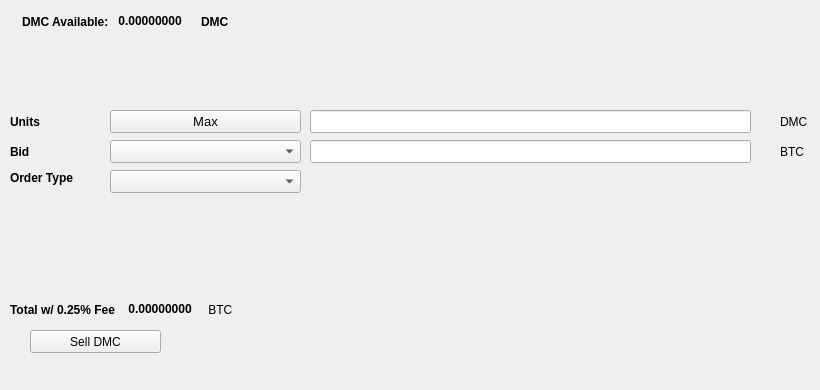
   <widget class="QWidget" name="SellTab">
    <attribute name="title">
     <string>Sell</string>
    </attribute>
    <widget class="QLabel" name="label_16">
     <property name="geometry">
      <rect>
       <x>780</x>
       <y>140</y>
       <width>31</width>
       <height>23</height>
      </rect>
     </property>
     <property name="text">
      <string>BTC</string>
     </property>
    </widget>
    <widget class="QComboBox" name="SellBidcomboBox">
     <property name="geometry">
      <rect>
       <x>110</x>
       <y>140</y>
       <width>191</width>
       <height>23</height>
      </rect>
     </property>
     <property name="font">
      <font>
       <pointsize>10</pointsize>
      </font>
     </property>
    </widget>
    <widget class="QLabel" name="label_18">
     <property name="geometry">
      <rect>
       <x>10</x>
       <y>110</y>
       <width>46</width>
       <height>23</height>
      </rect>
     </property>
     <property name="font">
      <font>
       <weight>75</weight>
       <bold>true</bold>
      </font>
     </property>
     <property name="text">
      <string>Units</string>
     </property>
    </widget>
    <widget class="QPushButton" name="Sell_Max_Amount">
     <property name="geometry">
      <rect>
       <x>110</x>
       <y>110</y>
       <width>191</width>
       <height>23</height>
      </rect>
     </property>
     <property name="font">
      <font>
       <pointsize>10</pointsize>
      </font>
     </property>
     <property name="text">
      <string>Max</string>
     </property>
    </widget>
    <widget class="QLabel" name="label_20">
     <property name="geometry">
      <rect>
       <x>10</x>
       <y>170</y>
       <width>91</width>
       <height>16</height>
      </rect>
     </property>
     <property name="font">
      <font>
       <weight>75</weight>
       <bold>true</bold>
      </font>
     </property>
     <property name="text">
      <string>Order Type</string>
     </property>
    </widget>
    <widget class="QComboBox" name="SellOrdertypeCombo">
     <property name="geometry">
      <rect>
       <x>110</x>
       <y>170</y>
       <width>191</width>
       <height>23</height>
      </rect>
     </property>
     <property name="font">
      <font>
       <pointsize>10</pointsize>
      </font>
     </property>
    </widget>
    <widget class="QLabel" name="label_21">
     <property name="geometry">
      <rect>
       <x>10</x>
       <y>140</y>
       <width>46</width>
       <height>23</height>
      </rect>
     </property>
     <property name="font">
      <font>
       <weight>75</weight>
       <bold>true</bold>
      </font>
     </property>
     <property name="text">
      <string>Bid</string>
     </property>
    </widget>
    <widget class="QLabel" name="label_22">
     <property name="geometry">
      <rect>
       <x>780</x>
       <y>110</y>
       <width>31</width>
       <height>23</height>
      </rect>
     </property>
     <property name="text">
      <string>DMC</string>
     </property>
    </widget>
    <widget class="QLineEdit" name="UnitsInputDMC">
     <property name="geometry">
      <rect>
       <x>310</x>
       <y>110</y>
       <width>441</width>
       <height>23</height>
      </rect>
     </property>
     <property name="font">
      <font>
       <pointsize>9</pointsize>
       <weight>75</weight>
       <bold>true</bold>
      </font>
     </property>
    </widget>
    <widget class="QLineEdit" name="SellBidPriceEdit">
     <property name="geometry">
      <rect>
       <x>310</x>
       <y>140</y>
       <width>441</width>
       <height>23</height>
      </rect>
     </property>
     <property name="font">
      <font>
       <pointsize>9</pointsize>
       <weight>75</weight>
       <bold>true</bold>
      </font>
     </property>
    </widget>
    <widget class="QPushButton" name="SellDMCBTN">
     <property name="geometry">
      <rect>
       <x>30</x>
       <y>330</y>
       <width>131</width>
       <height>23</height>
      </rect>
     </property>
     <property name="text">
      <string>Sell DMC</string>
     </property>
     <property name="icon">
      <iconset resource="../dmtc">
       <normaloff>:/icons/bitcoin</normaloff>:/icons/bitcoin</iconset>
     </property>
    </widget>
    <widget class="QWidget" name="layoutWidget3">
     <property name="geometry">
      <rect>
       <x>22</x>
       <y>12</y>
       <width>258</width>
       <height>19</height>
      </rect>
     </property>
     <layout class="QHBoxLayout" name="horizontalLayout">
      <item>
       <widget class="QLabel" name="label232_2">
        <property name="font">
         <font>
          <weight>75</weight>
          <bold>true</bold>
         </font>
        </property>
        <property name="text">
         <string>DMC Available:</string>
        </property>
       </widget>
      </item>
      <item>
       <widget class="QLabel" name="DMCAvailableLabel">
        <property name="palette">
         <palette>
          <active>
           <colorrole role="WindowText">
            <brush brushstyle="SolidPattern">
             <color alpha="255">
              <red>0</red>
              <green>0</green>
              <blue>0</blue>
             </color>
            </brush>
           </colorrole>
           <colorrole role="Button">
            <brush brushstyle="SolidPattern">
             <color alpha="255">
              <red>0</red>
              <green>170</green>
              <blue>0</blue>
             </color>
            </brush>
           </colorrole>
           <colorrole role="Light">
            <brush brushstyle="SolidPattern">
             <color alpha="255">
              <red>0</red>
              <green>255</green>
              <blue>0</blue>
             </color>
            </brush>
           </colorrole>
           <colorrole role="Midlight">
            <brush brushstyle="SolidPattern">
             <color alpha="255">
              <red>0</red>
              <green>212</green>
              <blue>0</blue>
             </color>
            </brush>
           </colorrole>
           <colorrole role="Dark">
            <brush brushstyle="SolidPattern">
             <color alpha="255">
              <red>0</red>
              <green>85</green>
              <blue>0</blue>
             </color>
            </brush>
           </colorrole>
           <colorrole role="Mid">
            <brush brushstyle="SolidPattern">
             <color alpha="255">
              <red>0</red>
              <green>113</green>
              <blue>0</blue>
             </color>
            </brush>
           </colorrole>
           <colorrole role="Text">
            <brush brushstyle="SolidPattern">
             <color alpha="255">
              <red>0</red>
              <green>170</green>
              <blue>0</blue>
             </color>
            </brush>
           </colorrole>
           <colorrole role="BrightText">
            <brush brushstyle="SolidPattern">
             <color alpha="255">
              <red>255</red>
              <green>255</green>
              <blue>255</blue>
             </color>
            </brush>
           </colorrole>
           <colorrole role="ButtonText">
            <brush brushstyle="SolidPattern">
             <color alpha="255">
              <red>0</red>
              <green>0</green>
              <blue>0</blue>
             </color>
            </brush>
           </colorrole>
           <colorrole role="Base">
            <brush brushstyle="SolidPattern">
             <color alpha="255">
              <red>255</red>
              <green>255</green>
              <blue>255</blue>
             </color>
            </brush>
           </colorrole>
           <colorrole role="Window">
            <brush brushstyle="SolidPattern">
             <color alpha="255">
              <red>0</red>
              <green>170</green>
              <blue>0</blue>
             </color>
            </brush>
           </colorrole>
           <colorrole role="Shadow">
            <brush brushstyle="SolidPattern">
             <color alpha="255">
              <red>0</red>
              <green>0</green>
              <blue>0</blue>
             </color>
            </brush>
           </colorrole>
           <colorrole role="AlternateBase">
            <brush brushstyle="SolidPattern">
             <color alpha="255">
              <red>127</red>
              <green>212</green>
              <blue>127</blue>
             </color>
            </brush>
           </colorrole>
           <colorrole role="ToolTipBase">
            <brush brushstyle="SolidPattern">
             <color alpha="255">
              <red>255</red>
              <green>255</green>
              <blue>220</blue>
             </color>
            </brush>
           </colorrole>
           <colorrole role="ToolTipText">
            <brush brushstyle="SolidPattern">
             <color alpha="255">
              <red>0</red>
              <green>0</green>
              <blue>0</blue>
             </color>
            </brush>
           </colorrole>
          </active>
          <inactive>
           <colorrole role="WindowText">
            <brush brushstyle="SolidPattern">
             <color alpha="255">
              <red>0</red>
              <green>0</green>
              <blue>0</blue>
             </color>
            </brush>
           </colorrole>
           <colorrole role="Button">
            <brush brushstyle="SolidPattern">
             <color alpha="255">
              <red>0</red>
              <green>170</green>
              <blue>0</blue>
             </color>
            </brush>
           </colorrole>
           <colorrole role="Light">
            <brush brushstyle="SolidPattern">
             <color alpha="255">
              <red>0</red>
              <green>255</green>
              <blue>0</blue>
             </color>
            </brush>
           </colorrole>
           <colorrole role="Midlight">
            <brush brushstyle="SolidPattern">
             <color alpha="255">
              <red>0</red>
              <green>212</green>
              <blue>0</blue>
             </color>
            </brush>
           </colorrole>
           <colorrole role="Dark">
            <brush brushstyle="SolidPattern">
             <color alpha="255">
              <red>0</red>
              <green>85</green>
              <blue>0</blue>
             </color>
            </brush>
           </colorrole>
           <colorrole role="Mid">
            <brush brushstyle="SolidPattern">
             <color alpha="255">
              <red>0</red>
              <green>113</green>
              <blue>0</blue>
             </color>
            </brush>
           </colorrole>
           <colorrole role="Text">
            <brush brushstyle="SolidPattern">
             <color alpha="255">
              <red>0</red>
              <green>170</green>
              <blue>0</blue>
             </color>
            </brush>
           </colorrole>
           <colorrole role="BrightText">
            <brush brushstyle="SolidPattern">
             <color alpha="255">
              <red>255</red>
              <green>255</green>
              <blue>255</blue>
             </color>
            </brush>
           </colorrole>
           <colorrole role="ButtonText">
            <brush brushstyle="SolidPattern">
             <color alpha="255">
              <red>0</red>
              <green>0</green>
              <blue>0</blue>
             </color>
            </brush>
           </colorrole>
           <colorrole role="Base">
            <brush brushstyle="SolidPattern">
             <color alpha="255">
              <red>255</red>
              <green>255</green>
              <blue>255</blue>
             </color>
            </brush>
           </colorrole>
           <colorrole role="Window">
            <brush brushstyle="SolidPattern">
             <color alpha="255">
              <red>0</red>
              <green>170</green>
              <blue>0</blue>
             </color>
            </brush>
           </colorrole>
           <colorrole role="Shadow">
            <brush brushstyle="SolidPattern">
             <color alpha="255">
              <red>0</red>
              <green>0</green>
              <blue>0</blue>
             </color>
            </brush>
           </colorrole>
           <colorrole role="AlternateBase">
            <brush brushstyle="SolidPattern">
             <color alpha="255">
              <red>127</red>
              <green>212</green>
              <blue>127</blue>
             </color>
            </brush>
           </colorrole>
           <colorrole role="ToolTipBase">
            <brush brushstyle="SolidPattern">
             <color alpha="255">
              <red>255</red>
              <green>255</green>
              <blue>220</blue>
             </color>
            </brush>
           </colorrole>
           <colorrole role="ToolTipText">
            <brush brushstyle="SolidPattern">
             <color alpha="255">
              <red>0</red>
              <green>0</green>
              <blue>0</blue>
             </color>
            </brush>
           </colorrole>
          </inactive>
          <disabled>
           <colorrole role="WindowText">
            <brush brushstyle="SolidPattern">
             <color alpha="255">
              <red>0</red>
              <green>85</green>
              <blue>0</blue>
             </color>
            </brush>
           </colorrole>
           <colorrole role="Button">
            <brush brushstyle="SolidPattern">
             <color alpha="255">
              <red>0</red>
              <green>170</green>
              <blue>0</blue>
             </color>
            </brush>
           </colorrole>
           <colorrole role="Light">
            <brush brushstyle="SolidPattern">
             <color alpha="255">
              <red>0</red>
              <green>255</green>
              <blue>0</blue>
             </color>
            </brush>
           </colorrole>
           <colorrole role="Midlight">
            <brush brushstyle="SolidPattern">
             <color alpha="255">
              <red>0</red>
              <green>212</green>
              <blue>0</blue>
             </color>
            </brush>
           </colorrole>
           <colorrole role="Dark">
            <brush brushstyle="SolidPattern">
             <color alpha="255">
              <red>0</red>
              <green>85</green>
              <blue>0</blue>
             </color>
            </brush>
           </colorrole>
           <colorrole role="Mid">
            <brush brushstyle="SolidPattern">
             <color alpha="255">
              <red>0</red>
              <green>113</green>
              <blue>0</blue>
             </color>
            </brush>
           </colorrole>
           <colorrole role="Text">
            <brush brushstyle="SolidPattern">
             <color alpha="255">
              <red>0</red>
              <green>85</green>
              <blue>0</blue>
             </color>
            </brush>
           </colorrole>
           <colorrole role="BrightText">
            <brush brushstyle="SolidPattern">
             <color alpha="255">
              <red>255</red>
              <green>255</green>
              <blue>255</blue>
             </color>
            </brush>
           </colorrole>
           <colorrole role="ButtonText">
            <brush brushstyle="SolidPattern">
             <color alpha="255">
              <red>0</red>
              <green>85</green>
              <blue>0</blue>
             </color>
            </brush>
           </colorrole>
           <colorrole role="Base">
            <brush brushstyle="SolidPattern">
             <color alpha="255">
              <red>0</red>
              <green>170</green>
              <blue>0</blue>
             </color>
            </brush>
           </colorrole>
           <colorrole role="Window">
            <brush brushstyle="SolidPattern">
             <color alpha="255">
              <red>0</red>
              <green>170</green>
              <blue>0</blue>
             </color>
            </brush>
           </colorrole>
           <colorrole role="Shadow">
            <brush brushstyle="SolidPattern">
             <color alpha="255">
              <red>0</red>
              <green>0</green>
              <blue>0</blue>
             </color>
            </brush>
           </colorrole>
           <colorrole role="AlternateBase">
            <brush brushstyle="SolidPattern">
             <color alpha="255">
              <red>0</red>
              <green>170</green>
              <blue>0</blue>
             </color>
            </brush>
           </colorrole>
           <colorrole role="ToolTipBase">
            <brush brushstyle="SolidPattern">
             <color alpha="255">
              <red>255</red>
              <green>255</green>
              <blue>220</blue>
             </color>
            </brush>
           </colorrole>
           <colorrole role="ToolTipText">
            <brush brushstyle="SolidPattern">
             <color alpha="255">
              <red>0</red>
              <green>0</green>
              <blue>0</blue>
             </color>
            </brush>
           </colorrole>
          </disabled>
         </palette>
        </property>
        <property name="font">
         <font>
          <weight>75</weight>
          <bold>true</bold>
         </font>
        </property>
        <property name="text">
         <string> 0.00000000 </string>
        </property>
        <property name="textInteractionFlags">
         <set>Qt::LinksAccessibleByMouse|Qt::TextSelectableByKeyboard|Qt::TextSelectableByMouse</set>
        </property>
       </widget>
      </item>
      <item>
       <widget class="QLabel" name="labelDMC">
        <property name="font">
         <font>
          <weight>75</weight>
          <bold>true</bold>
         </font>
        </property>
        <property name="text">
         <string>DMC</string>
        </property>
       </widget>
      </item>
     </layout>
    </widget>
    <widget class="QWidget" name="layoutWidget">
     <property name="geometry">
      <rect>
       <x>10</x>
       <y>300</y>
       <width>268</width>
       <height>19</height>
      </rect>
     </property>
     <layout class="QHBoxLayout" name="horizontalLayout_2">
      <item>
       <widget class="QLabel" name="label_19">
        <property name="font">
         <font>
          <weight>75</weight>
          <bold>true</bold>
         </font>
        </property>
        <property name="text">
         <string>Total w/ 0.25% Fee </string>
        </property>
       </widget>
      </item>
      <item>
       <widget class="QLabel" name="SellCostLabel">
        <property name="palette">
         <palette>
          <active>
           <colorrole role="WindowText">
            <brush brushstyle="SolidPattern">
             <color alpha="255">
              <red>0</red>
              <green>0</green>
              <blue>0</blue>
             </color>
            </brush>
           </colorrole>
           <colorrole role="Button">
            <brush brushstyle="SolidPattern">
             <color alpha="255">
              <red>0</red>
              <green>170</green>
              <blue>0</blue>
             </color>
            </brush>
           </colorrole>
           <colorrole role="Light">
            <brush brushstyle="SolidPattern">
             <color alpha="255">
              <red>0</red>
              <green>255</green>
              <blue>0</blue>
             </color>
            </brush>
           </colorrole>
           <colorrole role="Midlight">
            <brush brushstyle="SolidPattern">
             <color alpha="255">
              <red>0</red>
              <green>212</green>
              <blue>0</blue>
             </color>
            </brush>
           </colorrole>
           <colorrole role="Dark">
            <brush brushstyle="SolidPattern">
             <color alpha="255">
              <red>0</red>
              <green>85</green>
              <blue>0</blue>
             </color>
            </brush>
           </colorrole>
           <colorrole role="Mid">
            <brush brushstyle="SolidPattern">
             <color alpha="255">
              <red>0</red>
              <green>113</green>
              <blue>0</blue>
             </color>
            </brush>
           </colorrole>
           <colorrole role="Text">
            <brush brushstyle="SolidPattern">
             <color alpha="255">
              <red>0</red>
              <green>170</green>
              <blue>0</blue>
             </color>
            </brush>
           </colorrole>
           <colorrole role="BrightText">
            <brush brushstyle="SolidPattern">
             <color alpha="255">
              <red>255</red>
              <green>255</green>
              <blue>255</blue>
             </color>
            </brush>
           </colorrole>
           <colorrole role="ButtonText">
            <brush brushstyle="SolidPattern">
             <color alpha="255">
              <red>0</red>
              <green>0</green>
              <blue>0</blue>
             </color>
            </brush>
           </colorrole>
           <colorrole role="Base">
            <brush brushstyle="SolidPattern">
             <color alpha="255">
              <red>255</red>
              <green>255</green>
              <blue>255</blue>
             </color>
            </brush>
           </colorrole>
           <colorrole role="Window">
            <brush brushstyle="SolidPattern">
             <color alpha="255">
              <red>0</red>
              <green>170</green>
              <blue>0</blue>
             </color>
            </brush>
           </colorrole>
           <colorrole role="Shadow">
            <brush brushstyle="SolidPattern">
             <color alpha="255">
              <red>0</red>
              <green>0</green>
              <blue>0</blue>
             </color>
            </brush>
           </colorrole>
           <colorrole role="AlternateBase">
            <brush brushstyle="SolidPattern">
             <color alpha="255">
              <red>127</red>
              <green>212</green>
              <blue>127</blue>
             </color>
            </brush>
           </colorrole>
           <colorrole role="ToolTipBase">
            <brush brushstyle="SolidPattern">
             <color alpha="255">
              <red>255</red>
              <green>255</green>
              <blue>220</blue>
             </color>
            </brush>
           </colorrole>
           <colorrole role="ToolTipText">
            <brush brushstyle="SolidPattern">
             <color alpha="255">
              <red>0</red>
              <green>0</green>
              <blue>0</blue>
             </color>
            </brush>
           </colorrole>
          </active>
          <inactive>
           <colorrole role="WindowText">
            <brush brushstyle="SolidPattern">
             <color alpha="255">
              <red>0</red>
              <green>0</green>
              <blue>0</blue>
             </color>
            </brush>
           </colorrole>
           <colorrole role="Button">
            <brush brushstyle="SolidPattern">
             <color alpha="255">
              <red>0</red>
              <green>170</green>
              <blue>0</blue>
             </color>
            </brush>
           </colorrole>
           <colorrole role="Light">
            <brush brushstyle="SolidPattern">
             <color alpha="255">
              <red>0</red>
              <green>255</green>
              <blue>0</blue>
             </color>
            </brush>
           </colorrole>
           <colorrole role="Midlight">
            <brush brushstyle="SolidPattern">
             <color alpha="255">
              <red>0</red>
              <green>212</green>
              <blue>0</blue>
             </color>
            </brush>
           </colorrole>
           <colorrole role="Dark">
            <brush brushstyle="SolidPattern">
             <color alpha="255">
              <red>0</red>
              <green>85</green>
              <blue>0</blue>
             </color>
            </brush>
           </colorrole>
           <colorrole role="Mid">
            <brush brushstyle="SolidPattern">
             <color alpha="255">
              <red>0</red>
              <green>113</green>
              <blue>0</blue>
             </color>
            </brush>
           </colorrole>
           <colorrole role="Text">
            <brush brushstyle="SolidPattern">
             <color alpha="255">
              <red>0</red>
              <green>170</green>
              <blue>0</blue>
             </color>
            </brush>
           </colorrole>
           <colorrole role="BrightText">
            <brush brushstyle="SolidPattern">
             <color alpha="255">
              <red>255</red>
              <green>255</green>
              <blue>255</blue>
             </color>
            </brush>
           </colorrole>
           <colorrole role="ButtonText">
            <brush brushstyle="SolidPattern">
             <color alpha="255">
              <red>0</red>
              <green>0</green>
              <blue>0</blue>
             </color>
            </brush>
           </colorrole>
           <colorrole role="Base">
            <brush brushstyle="SolidPattern">
             <color alpha="255">
              <red>255</red>
              <green>255</green>
              <blue>255</blue>
             </color>
            </brush>
           </colorrole>
           <colorrole role="Window">
            <brush brushstyle="SolidPattern">
             <color alpha="255">
              <red>0</red>
              <green>170</green>
              <blue>0</blue>
             </color>
            </brush>
           </colorrole>
           <colorrole role="Shadow">
            <brush brushstyle="SolidPattern">
             <color alpha="255">
              <red>0</red>
              <green>0</green>
              <blue>0</blue>
             </color>
            </brush>
           </colorrole>
           <colorrole role="AlternateBase">
            <brush brushstyle="SolidPattern">
             <color alpha="255">
              <red>127</red>
              <green>212</green>
              <blue>127</blue>
             </color>
            </brush>
           </colorrole>
           <colorrole role="ToolTipBase">
            <brush brushstyle="SolidPattern">
             <color alpha="255">
              <red>255</red>
              <green>255</green>
              <blue>220</blue>
             </color>
            </brush>
           </colorrole>
           <colorrole role="ToolTipText">
            <brush brushstyle="SolidPattern">
             <color alpha="255">
              <red>0</red>
              <green>0</green>
              <blue>0</blue>
             </color>
            </brush>
           </colorrole>
          </inactive>
          <disabled>
           <colorrole role="WindowText">
            <brush brushstyle="SolidPattern">
             <color alpha="255">
              <red>0</red>
              <green>85</green>
              <blue>0</blue>
             </color>
            </brush>
           </colorrole>
           <colorrole role="Button">
            <brush brushstyle="SolidPattern">
             <color alpha="255">
              <red>0</red>
              <green>170</green>
              <blue>0</blue>
             </color>
            </brush>
           </colorrole>
           <colorrole role="Light">
            <brush brushstyle="SolidPattern">
             <color alpha="255">
              <red>0</red>
              <green>255</green>
              <blue>0</blue>
             </color>
            </brush>
           </colorrole>
           <colorrole role="Midlight">
            <brush brushstyle="SolidPattern">
             <color alpha="255">
              <red>0</red>
              <green>212</green>
              <blue>0</blue>
             </color>
            </brush>
           </colorrole>
           <colorrole role="Dark">
            <brush brushstyle="SolidPattern">
             <color alpha="255">
              <red>0</red>
              <green>85</green>
              <blue>0</blue>
             </color>
            </brush>
           </colorrole>
           <colorrole role="Mid">
            <brush brushstyle="SolidPattern">
             <color alpha="255">
              <red>0</red>
              <green>113</green>
              <blue>0</blue>
             </color>
            </brush>
           </colorrole>
           <colorrole role="Text">
            <brush brushstyle="SolidPattern">
             <color alpha="255">
              <red>0</red>
              <green>85</green>
              <blue>0</blue>
             </color>
            </brush>
           </colorrole>
           <colorrole role="BrightText">
            <brush brushstyle="SolidPattern">
             <color alpha="255">
              <red>255</red>
              <green>255</green>
              <blue>255</blue>
             </color>
            </brush>
           </colorrole>
           <colorrole role="ButtonText">
            <brush brushstyle="SolidPattern">
             <color alpha="255">
              <red>0</red>
              <green>85</green>
              <blue>0</blue>
             </color>
            </brush>
           </colorrole>
           <colorrole role="Base">
            <brush brushstyle="SolidPattern">
             <color alpha="255">
              <red>0</red>
              <green>170</green>
              <blue>0</blue>
             </color>
            </brush>
           </colorrole>
           <colorrole role="Window">
            <brush brushstyle="SolidPattern">
             <color alpha="255">
              <red>0</red>
              <green>170</green>
              <blue>0</blue>
             </color>
            </brush>
           </colorrole>
           <colorrole role="Shadow">
            <brush brushstyle="SolidPattern">
             <color alpha="255">
              <red>0</red>
              <green>0</green>
              <blue>0</blue>
             </color>
            </brush>
           </colorrole>
           <colorrole role="AlternateBase">
            <brush brushstyle="SolidPattern">
             <color alpha="255">
              <red>0</red>
              <green>170</green>
              <blue>0</blue>
             </color>
            </brush>
           </colorrole>
           <colorrole role="ToolTipBase">
            <brush brushstyle="SolidPattern">
             <color alpha="255">
              <red>255</red>
              <green>255</green>
              <blue>220</blue>
             </color>
            </brush>
           </colorrole>
           <colorrole role="ToolTipText">
            <brush brushstyle="SolidPattern">
             <color alpha="255">
              <red>0</red>
              <green>0</green>
              <blue>0</blue>
             </color>
            </brush>
           </colorrole>
          </disabled>
         </palette>
        </property>
        <property name="font">
         <font>
          <weight>75</weight>
          <bold>true</bold>
         </font>
        </property>
        <property name="autoFillBackground">
         <bool>false</bool>
        </property>
        <property name="text">
         <string> 0.00000000</string>
        </property>
        <property name="textInteractionFlags">
         <set>Qt::LinksAccessibleByMouse|Qt::TextSelectableByMouse</set>
        </property>
       </widget>
      </item>
      <item>
       <widget class="QLabel" name="label_17">
        <property name="font">
         <font>
          <weight>50</weight>
          <bold>false</bold>
         </font>
        </property>
        <property name="text">
         <string> BTC</string>
        </property>
       </widget>
      </item>
     </layout>
    </widget>
    <widget class="QLabel" name="label_23">
     <property name="geometry">
      <rect>
       <x>460</x>
       <y>300</y>
       <width>281</width>
       <height>81</height>
      </rect>
     </property>
     <property name="text">
      <string/>
     </property>
     <property name="pixmap">
      <pixmap>:/images/bittrex</pixmap>
     </property>
    </widget>
   </widget>
